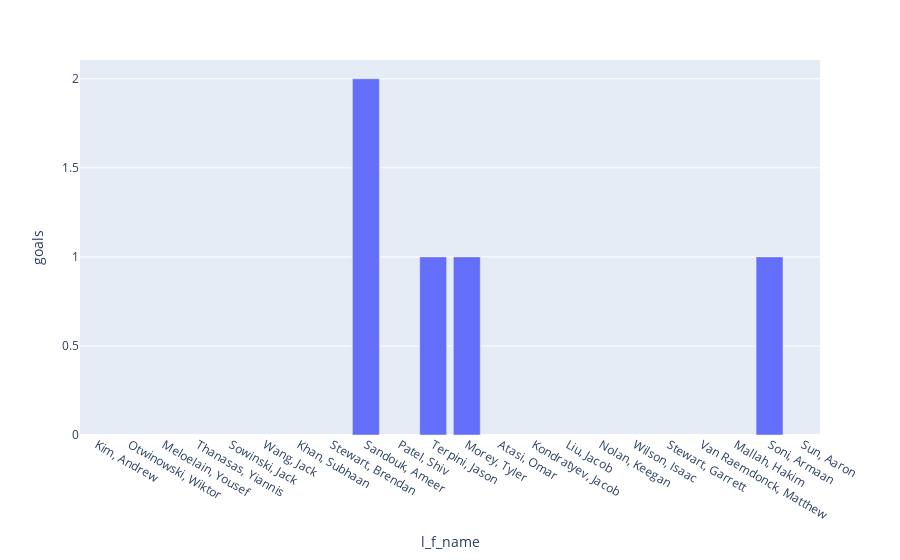

The notebook cell this image was saved under:
### Code cell
import plotly.express as px
fig = px.bar(df, x='l_f_name', y='goals')
fig.show()

### Figure 1 — Plotly figure (JSON) as saved in the notebook; plotly's stock layout.template omitted (floating-point values rounded to 4 significant figures)
{"data": [{"alignmentgroup": "True", "hovertemplate": "l_f_name=%{x}<br>goals=%{y}<extra></extra>", "legendgroup": "", "marker": {"color": "#636efa", "pattern": {"shape": ""}}, "name": "", "offsetgroup": "", "orientation": "v", "showlegend": false, "textposition": "auto", "type": "bar", "x": ["Kim, Andrew", "Otwinowski, Wiktor", "Meloelain, Yousef", "Thanasas, Yiannis", "Sowinski, Jack", "Wang, Jack", "Khan, Subhaan", "Stewart, Brendan", "Sandouk, Ameer", "Patel, Shiv", "Terpini, Jason", "Morey, Tyler", "Atasi, Omar", "Kondratyev, Jacob", "Liu, Jacob", "Nolan, Keegan", "Wilson, Isaac", "Stewart, Garrett", "Van Raemdonck, Matthew", "Mallah, Hakim", "Soni, Armaan", "Sun, Aaron", "Kim, Andrew", "Otwinowski, Wiktor", "Meloelain, Yousef", "Thanasas, Yiannis", "Sowinski, Jack", "Wang, Jack", "Khan, Subhaan", "Stewart, Brendan", "Sandouk, Ameer", "Patel, Shiv", "Terpini, Jason", "Morey, Tyler", "Atasi, Omar", "Kondratyev, Jacob", "Liu, Jacob", "Nolan, Keegan", "Wilson, Isaac", "Stewart, Garrett", "Van Raemdonck, Matthew", "Mallah, Hakim", "Soni, Armaan", "Sun, Aaron", "Kim, Andrew", "Otwinowski, Wiktor", "Meloelain, Yousef", "Thanasas, Yiannis", "Sowinski, Jack", "Wang, Jack", "Khan, Subhaan", "Stewart, Brendan", "Sandouk, Ameer", "Patel, Shiv", "Terpini, Jason", "Morey, Tyler", "Atasi, Omar", "Kondratyev, Jacob", "Liu, Jacob", "Nolan, Keegan", "Wilson, Isaac", "Stewart, Garrett", "Van Raemdonck, Matthew", "Mallah, Hakim", "Soni, Armaan", "Sun, Aaron"], "xaxis": "x", "y": [null, null, null, null, null, null, null, null, 2, null, null, null, null, null, null, null, null, null, null, null, null, null, null, null, null, null, null, null, null, null, null, null, 1, null, null, null, null, null, null, null, null, null, 1, null, null, null, null, null, null, null, null, null, null, null, null, 1, null, null, null, null, null, null, null, null, null, null], "yaxis": "y"}], "layout": {"barmode": "relative", "legend": {"tracegroupgap": 0}, "margin": {"t": 60}, "xaxis": {"anchor": "y", "domain": [0, 1], "title": {"text": "l_f_name"}}, "yaxis": {"anchor": "x", "domain": [0, 1], "title": {"text": "goals"}}}}
